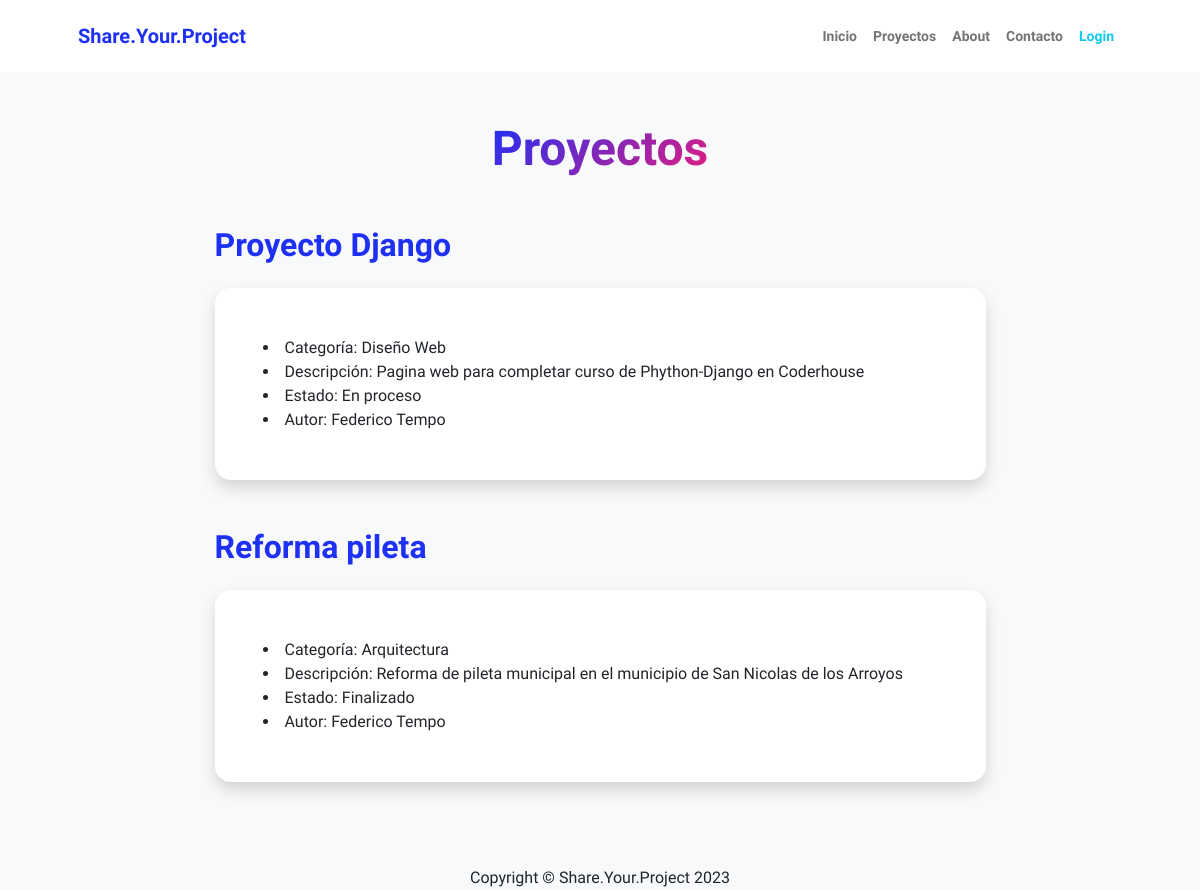
The app's page /proyecto/list/, older data.
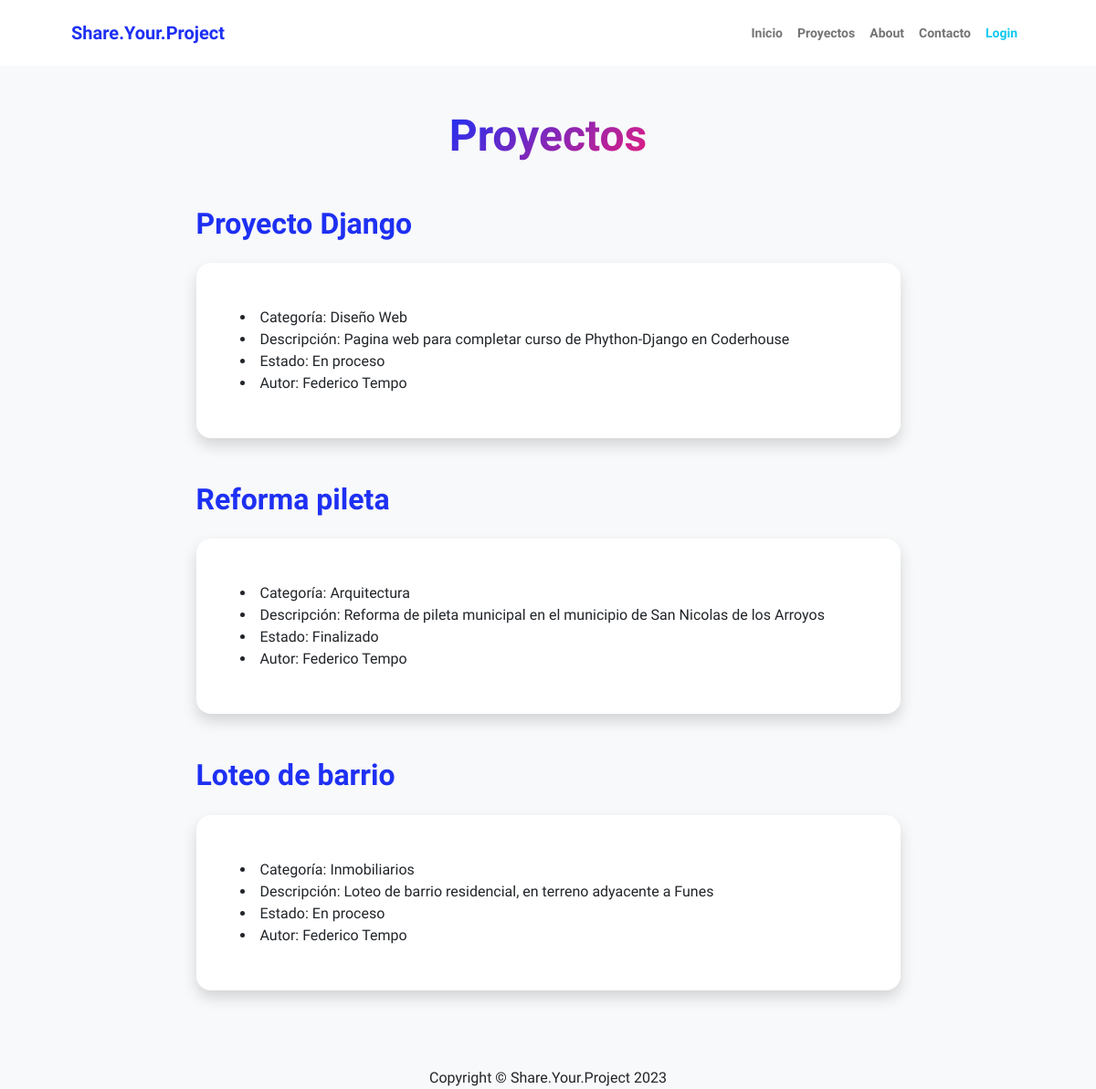
The same page, newer data.
### apps/proyectos/models.py (models this page shows, shortened)
class Proyecto(models.Model):
    categoria_id = models.ForeignKey(
        ProyectoCategoria, on_delete=models.DO_NOTHING, null=True, verbose_name="Categoría")
    nombre = models.CharField(max_length=150)
    descripcion = models.CharField(
        max_length=250, null=True, blank=True, verbose_name="descripción")
    opciones = (('En proceso', 'En proceso'), ('Finalizado', 'Finalizado'))
    estado = models.CharField(max_length=100, choices=opciones)
    autor_id = models.ForeignKey(
        "autores.Autor", on_delete=models.DO_NOTHING, null=True, verbose_name="Autor")
    class Meta:
        verbose_name = "proyectos"
        verbose_name_plural = "proyectos"

class ProyectoCategoria(models.Model):
    nombre = models.CharField(max_length=100, unique=True)
    descripcion = models.CharField(max_length=200, verbose_name="descripción")
    def __str__(self):
        return self.nombre
    class Meta:
        verbose_name = "categoría de proyectos"
        verbose_name_plural = "categoría de proyectos"

### apps/autores/models.py (models this page shows)
class Autor(models.Model):
    nombre = models.CharField(max_length=50)
    apellido = models.CharField(max_length=50)
    email = models.EmailField(max_length=100)
    avatar = models.ImageField(upload_to="avatares", blank=True, null=True)
    def __str__(self):
        return f"{self.nombre} {self.apellido}"
    class Meta:
        verbose_name = "Autores"
        verbose_name_plural = "Autores"

### apps/proyectos/views.py (the view)
# urls.py: path("proyecto/list/", views.ProyectoList.as_view(),
class ProyectoList(ListView):
    model = models.Proyecto

### apps/proyectos/templates/proyectos/proyecto_list.html (shortened to what this page needs)
{% extends 'proyectos/base.html' %}
{% block TITULO_BASE %}
    <div class="text-center mb-5">
        <h1 class="display-5 fw-bolder mb-0"><span class="text-gradient d-inline">Proyectos</span></h1>
    </div>
{% endblock TITULO_BASE %}
{% block CONTENIDO %}
    {%if object_list %}
        {% for object in object_list %}
                <div class="d-flex align-items-center justify-content-between mb-4">
                    <h2 class="text-primary fw-bolder mb-0">{{object.nombre}}</h2>
                </div>
                <div class="card shadow border-0 rounded-4 mb-5">
                    <div class="card-body p-5">
                        <li>Categoría: {{object.categoria_id}} </li>
                        <li>Descripción: {{object.descripcion}} </li>
                        <li>Estado: {{object.estado}} </li>
                        <li>Autor: {{object.autor_id}} </li>
                    </div>
                </div>
        {% endfor %}
    {% endif %}
{% endblock CONTENIDO %}

### apps/proyectos/templates/proyectos/base.html (shortened to what this page needs)
{% load static %}
<!DOCTYPE html>
<html lang="en">
    <head>
        <link href="https://cdn.jsdelivr.net/npm/bootstrap-icons@1.8.1/font/bootstrap-icons.css" rel="stylesheet" />
        <link href="{% static 'Home/css/styles.css' %}" rel="stylesheet" />
    </head>
    <body class="d-flex flex-column h-100 bg-light">
        <main class="flex-shrink-0">
            {% include 'Home/navbar.html' %}
            <div class="container px-5 my-5">
                {% block TITULO_BASE %}
                {% endblock TITULO_BASE %}
                <div class="row gx-5 justify-content-center">
                    <div class="col-lg-11 col-xl-9 col-xxl-8">
                        {% block CONTENIDO %}
                        {% endblock CONTENIDO %}
                    </div>
                </div>
            </div>
        </main>
        {% include 'Home/footer.html' %}
    </body>
</html>

### apps/Home/templates/Home/navbar.html (shortened to what this page needs)
<nav class="navbar navbar-expand-lg navbar-light bg-white py-3">
    <div class="container px-5">
        <a class="navbar-brand" href="{% url 'Home:home' %}"><span class="fw-bolder text-primary">Share.Your.Project</span></a>
        <div class="collapse navbar-collapse" id="navbarSupportedContent">
            <ul class="navbar-nav ms-auto mb-2 mb-lg-0 small fw-bolder">
                <li class="nav-item"><a class="nav-link {% if request.path == "/" %} active {% endif %}" href="{% url 'Home:home' %}">Inicio</a></li>
                <li class="nav-item"><a class="nav-link" href="{% url 'proyectos:proyectocategoria_list' %}">Proyectos</a></li>
                {% if user.is_authenticated %}
                    <li class="nav-item"><a class="nav-link text-bg-info"> {{user.username}} </a></li>
                    <li class="nav-item"><a class="nav-link text-info" href="{% url 'Home:logout' %}">Logout</a></li>
                {% else %}
                    <li class="nav-item"><a class="nav-link" href="{% url 'Home:about' %}">About</a></li>
                    <li class="nav-item"><a class="nav-link" href="https://wa.me//3364297670">Contacto</a></li>
                    <li class="nav-item"><a class="nav-link text-info" href="{% url 'Home:login' %}">Login</a></li>
                {% endif %}
            </ul>
        </div>
    </div>
</nav>

### apps/Home/templates/Home/footer.html
<div class="position-relative ">
    <footer class="position-absolute top-90  start-50 translate-middle ">
        Copyright &copy; Share.Your.Project 2023
    </footer>
</div>

Row changes from the older to the newer data that the page shows:
added Proyecto: nombre "Loteo de barrio", categoria_id "Inmobiliarios", descripcion "Loteo de barrio residencial, en terreno adyacente a Funes", estado "En proceso", autor_id "Federico Tempo"
